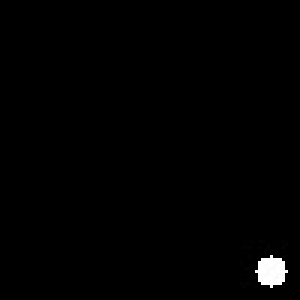
#> input picture frame 48 of Quick1/6352300197.avi, 100 x 100 px (shown 3 times larger)
$ python vdoCounting.py
#> lines starting #> are read from the running program, lines starting #| are printed output that depends on the picture; after the words box and inside, x2 and y2 are one past the last pixel; in counts of white or black regions, pixels touching at a corner belong together
import cv2
import time
import numpy as np

cap = cv2.VideoCapture('6352300197.avi')
starting_time = time.time()
frame_id = 1
prev_frame = None
L = 50
L_thick = 10
R = -50
R_thick = 10
iframe = 0

L_count = 0
R_count = 0
In_people = 0
Out_people = 0

L_on = True
R_on = True
while True:
    frame_id += 1
    iframe += 1
    _, frame = cap.read()
#> frame is the input picture: shape (100, 100, 3); min 0, max 255, mean 2.1
    L_act = False
    R_act = False
    if prev_frame is not None and iframe > 1:
        diffL = cv2.absdiff(prev_frame[:, L:L + L_thick], frame[:, L:L + L_thick])
        diffR = cv2.absdiff(prev_frame[:, R:R + R_thick], frame[:, R:R + R_thick])
        # IN
        if diffL.sum() > 800:
            L_act = True
            L_count = L_count + 1
        else:
            if (L_count > 0):
                if L_on is True and R_on is False:
                    R_on = True
                    Out_people = Out_people + 1
                    iframe = 0
                    print('In:', In_people, ' Out:', Out_people)
                elif L_on is True and R_on is True:
                    L_on = False

                print('R:', R_on, '  L:', L_on)
            L_count = 0

        # OUT
        if diffR.sum() > 8000:
            R_act = True
            R_count = R_count + 1
        else:
            if (R_count > 0):
                if L_on is False and R_on is True:
                    L_on = True
                    In_people = In_people + 1
                    iframe = 0
                    print('Out:', Out_people, ' In:', In_people)
                elif L_on is True and R_on is True:
                    R_on = False

                print('R:', R_on, '  L:', L_on)
            R_count = 0

        # cv2.imshow('diffR', diffR)

    prev_frame = frame.copy()
    if L_act:
        frame[:, L:L + L_thick, :2] = 0
    else:
        frame[:, L:L + L_thick, [0, 2]] = 0
    if R_act:
        frame[:, R:R + R_thick, :2] = 0
    else:
        frame[:, R:R + R_thick, [0, 2]] = 0
    frame = cv2.putText(frame, ('In :' + str(In_people)), (50, 50), cv2.FONT_HERSHEY_SIMPLEX, 1, (0, 0, 255), 2,
                        cv2.LINE_AA, False)
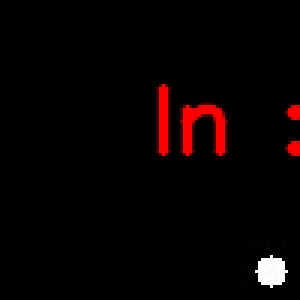
#> frame: shape (100, 100, 3) (shown 3 times larger); 3.7% of pixels changed, all inside (x1, y1, x2, y2) = (52, 28, 100, 53)
    frame = cv2.putText(frame, ('Out :' + str(Out_people)), (500, 50), cv2.FONT_HERSHEY_SIMPLEX, 1, (0, 0, 255), 2,
                        cv2.LINE_AA, False)
    cv2.imshow('frame', frame)
    cv2.waitKey(1)
    if ((L_on is False or R_on is False) and iframe > 300):
        L_on = True
        R_on = True
        print('clear  R:', R_on, '  L:', L_on)
        iframe = 0
print ('in')

$ run again, starting later in the video
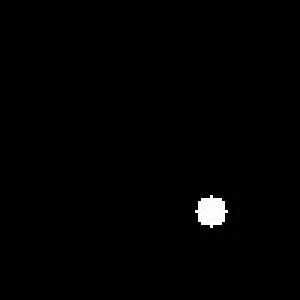
#> input picture frame 216 of Quick1/6352300197.avi, 100 x 100 px (shown 3 times larger)
#> frame is the input picture: shape (100, 100, 3); min 0, max 255, mean 2.1
#> `frame = cv2.putText(frame, ('In :' + str(In_people)), (50, 50), cv2.FO..`:
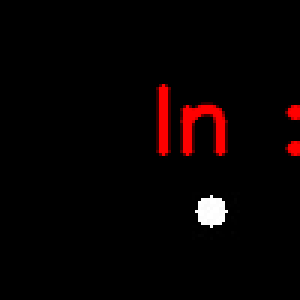
#> frame: shape (100, 100, 3) (shown 3 times larger); 3.7% of pixels changed, all inside (x1, y1, x2, y2) = (52, 28, 100, 53)

$ run again, starting later in the video
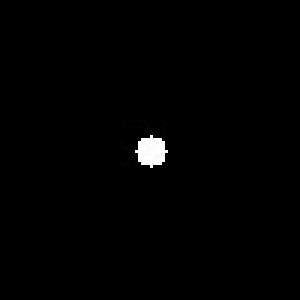
#> input picture frame 384 of Quick1/6352300197.avi, 100 x 100 px (shown 3 times larger)
#> frame is the input picture: shape (100, 100, 3); min 0, max 255, mean 2.1
#> `frame = cv2.putText(frame, ('In :' + str(In_people)), (50, 50), cv2.FO..`:
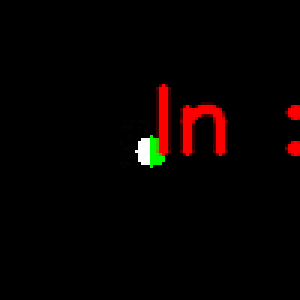
#> frame: shape (100, 100, 3) (shown 3 times larger); mean B, G, R 0.9, 1.7, 7.3
